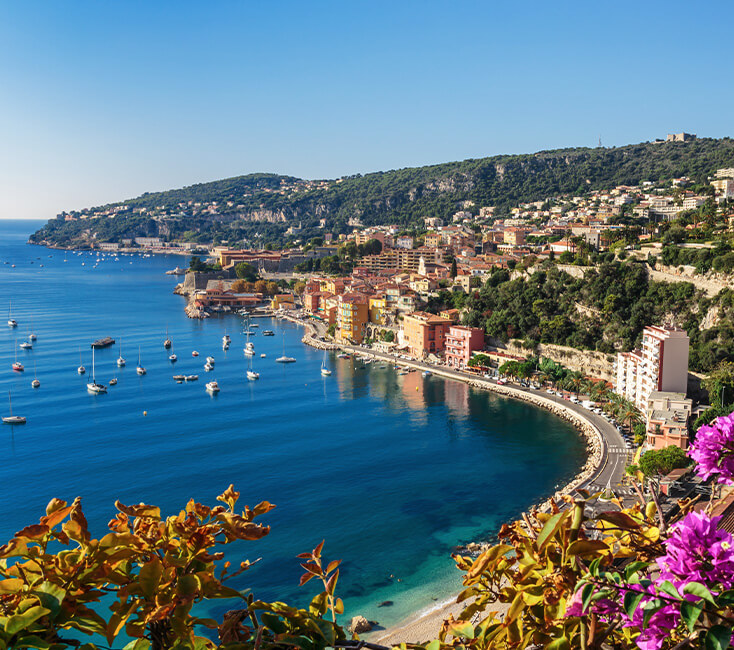
#> input picture pythontrail1/images/Cote-dAzur.jpg, 734 x 650 px, found by its file name
$ python image_transformation.py
#> lines starting #> are read from the running program, lines starting #| are printed output that depends on the picture
#> further down, img1 is the input picture: shape (650, 734, 3); mean B, G, R 131.7, 120.1, 95.5
import cv2 as cv
import numpy as np

"""
What is Image Transformation ?

Image transformation means changing the position, size, or orientation of an image.
Instead of changing the pixels themselves, we change where the pixels appear in the image
plane.

Common image transformations in OpenCV:

Transformation	                Meaning
====================================================
Translation	                    Move image left/right/up/down
Rotation	                    Rotate image
Scaling	                        Resize image
Affine transformation	        Combination of rotation, translation, scaling
Perspective transformation	    Change viewing angle
"""

def translate(img,x,y):
#> called with x = -100, y = -100
    transMat=np.float32([[1,0,x],[0,1,y]])
    dimensions=(img.shape[1],img.shape[0])
#> dimensions = (734, 650)
    return cv.warpAffine(img,transMat,dimensions)
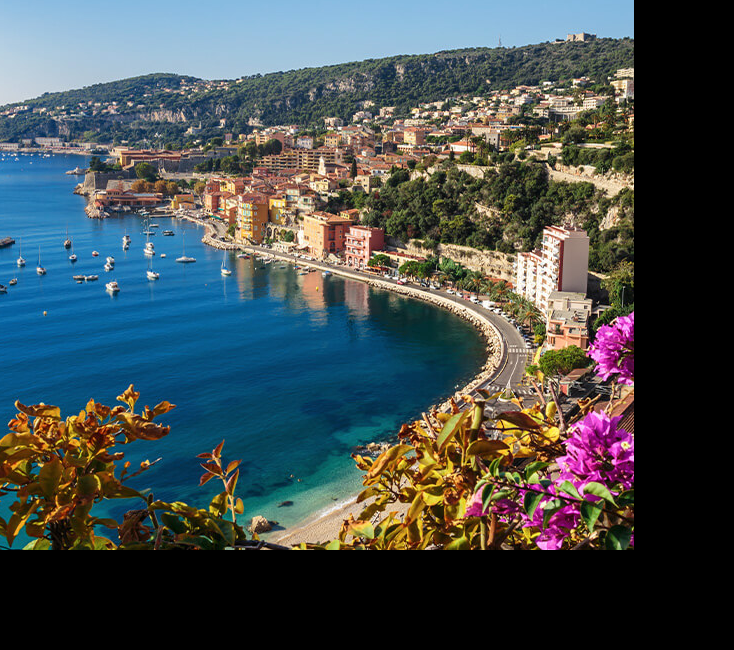
#> returned value: shape (650, 734, 3); mean of channels 0, 1, 2 80.2, 78.5, 68.7; drawn as B, G, R

#x > 0	move right
#x < 0	move left
#y > 0	move down
#y < 0	move up

def rotate(img,angle,rotPoint=None):
#> called with angle = 60
    (height,width)=img.shape[:2]
#> height = 650; width = 734
    if rotPoint is None:
        rotPoint=(width//2,height//2)
#> rotPoint = (367, 325)
    rotMat=cv.getRotationMatrix2D(rotPoint,angle,1.0)
    dimensions=(width,height)
#> dimensions = (734, 650)
    return cv.warpAffine(img,rotMat,dimensions)
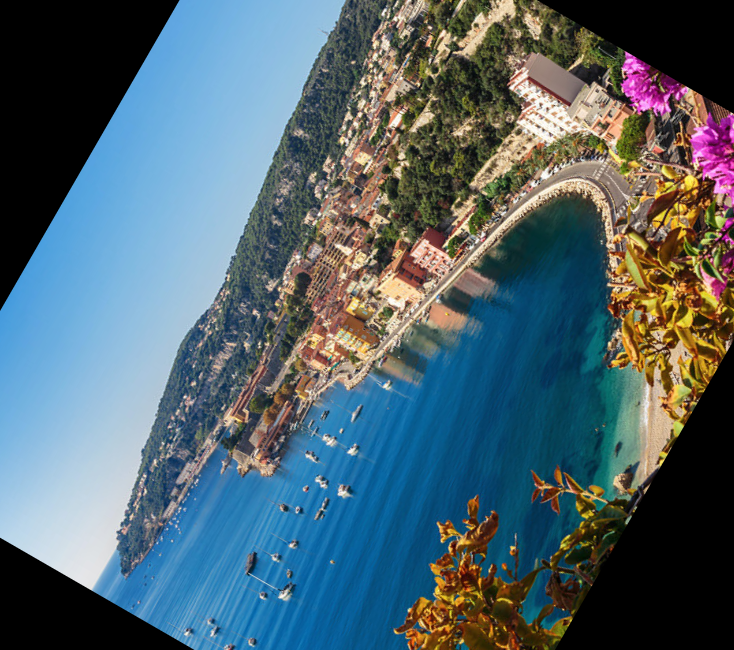
#> returned value: shape (650, 734, 3); mean of channels 0, 1, 2 110.2, 100.8, 80.2; drawn as B, G, R

img1=cv.imread("D:/pythontrail1/images/Cote-dAzur.jpg")
cv.imshow("France",img1)

translated=translate(img1,-100,-100)
cv.imshow("Translated",translated)

rotated=rotate(img1,60)
cv.imshow("Rotated",rotated)

rotated_rotated=rotate(rotated,-90 )
#> call 2 of rotate, with angle = -90
#> in rotate (call 2), `return cv.warpAffine(img,rotMat,dimensions)`:
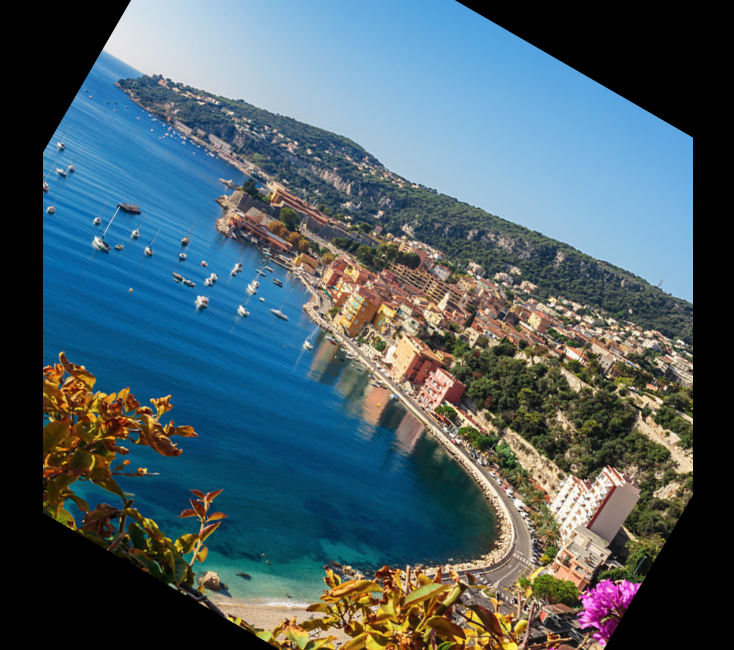
#> returned value: shape (650, 734, 3); mean of channels 0, 1, 2 103, 94.3, 73.8; drawn as B, G, R
cv.imshow("Rotated_Rotated",rotated_rotated)

cv.waitKey(0)

$ run again, with pythontrail1/images/Cute-Cat-Wallpaper-HD.jpg copied over pythontrail1/images/Cote-dAzur.jpg
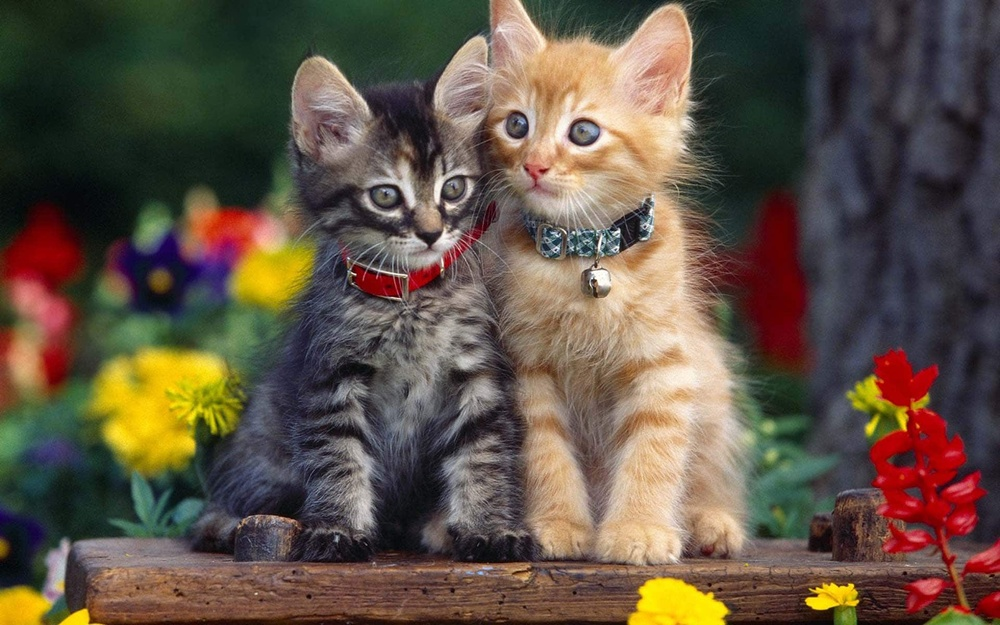
#> input picture pythontrail1/images/Cute-Cat-Wallpaper-HD.jpg, 1000 x 625 px, shrunk from 1920 x 1200 before the run, found by its file name
#> img1 is the input picture: shape (625, 1000, 3); mean B, G, R 69.7, 83.4, 97.3
#> in rotate, `return cv.warpAffine(img,rotMat,dimensions)`:
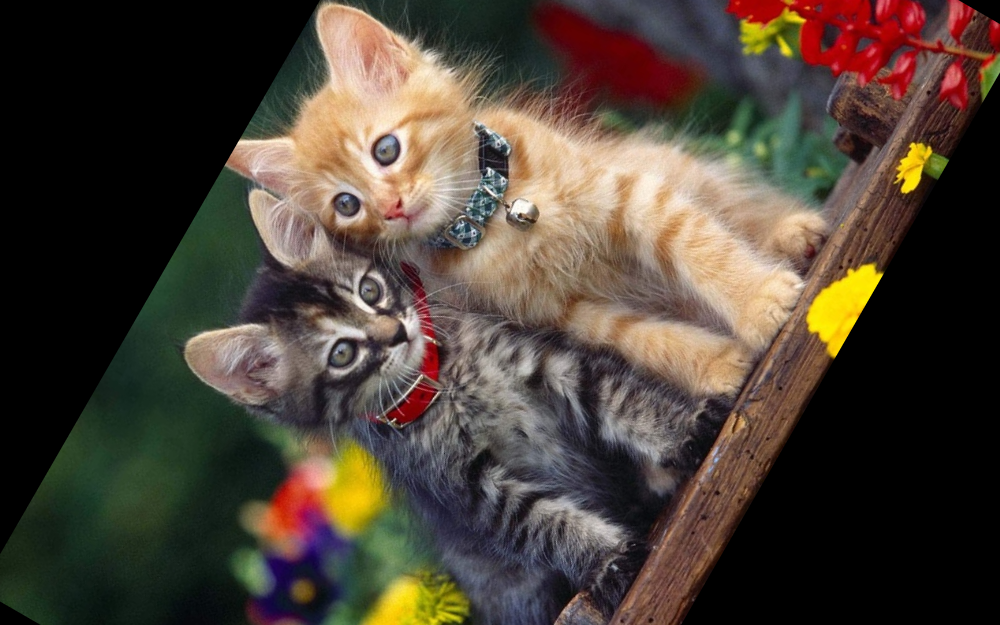
#> returned value: shape (625, 1000, 3); mean of channels 0, 1, 2 54.6, 65.4, 76.4; drawn as B, G, R
#> in rotate (call 2), `return cv.warpAffine(img,rotMat,dimensions)`:
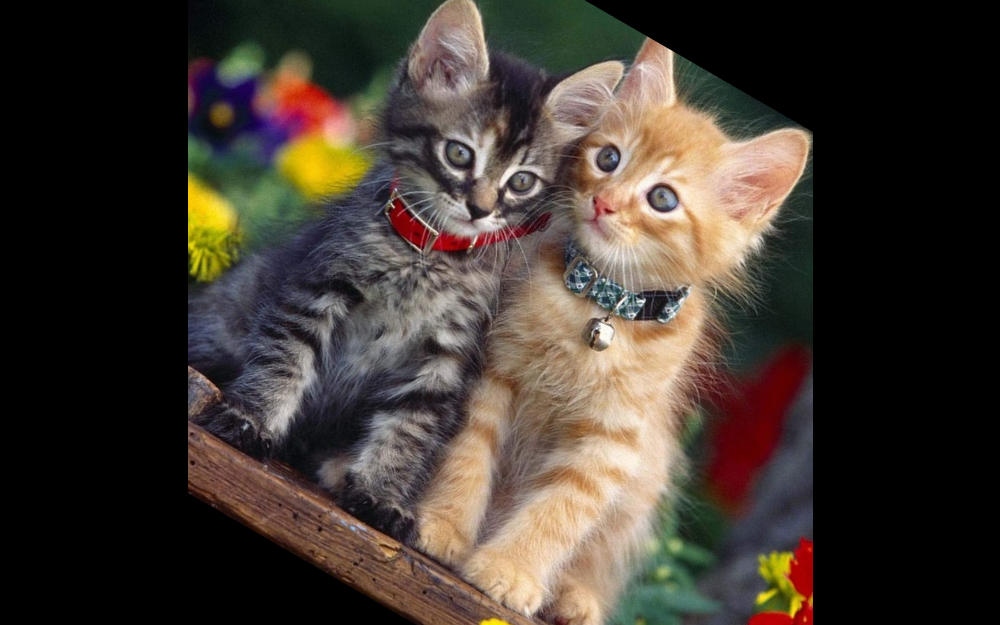
#> returned value: shape (625, 1000, 3); mean of channels 0, 1, 2 49.3, 57.1, 66; drawn as B, G, R

$ run again, with pythontrail1/images/cat3.jpg copied over pythontrail1/images/Cote-dAzur.jpg
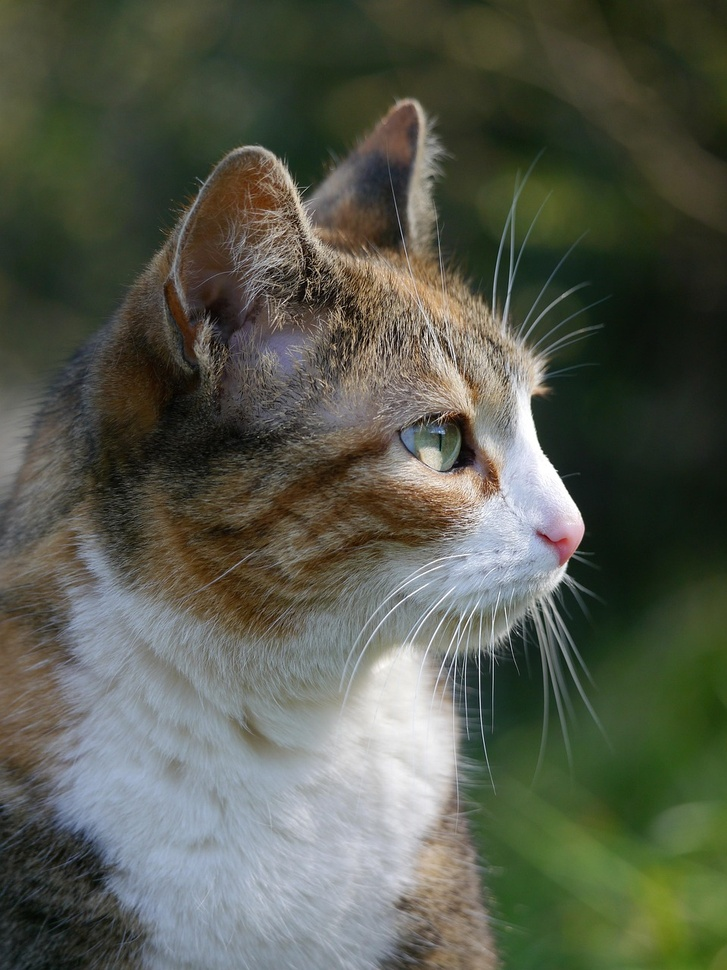
#> input picture pythontrail1/images/cat3.jpg, 727 x 970 px, shrunk from 960 x 1280 before the run, found by its file name
#> img1 is the input picture: shape (970, 727, 3); mean B, G, R 77.5, 90.8, 86.7
#> in rotate, `return cv.warpAffine(img,rotMat,dimensions)`:
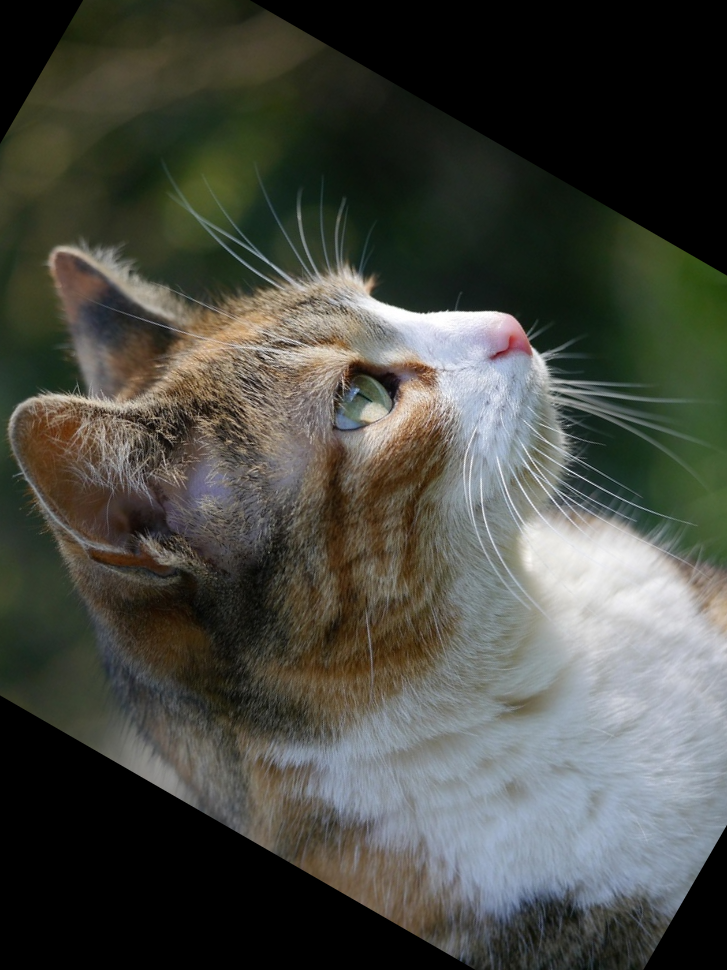
#> returned value: shape (970, 727, 3); mean of channels 0, 1, 2 66.6, 73.8, 72.4; drawn as B, G, R
#> in rotate (call 2), `return cv.warpAffine(img,rotMat,dimensions)`:
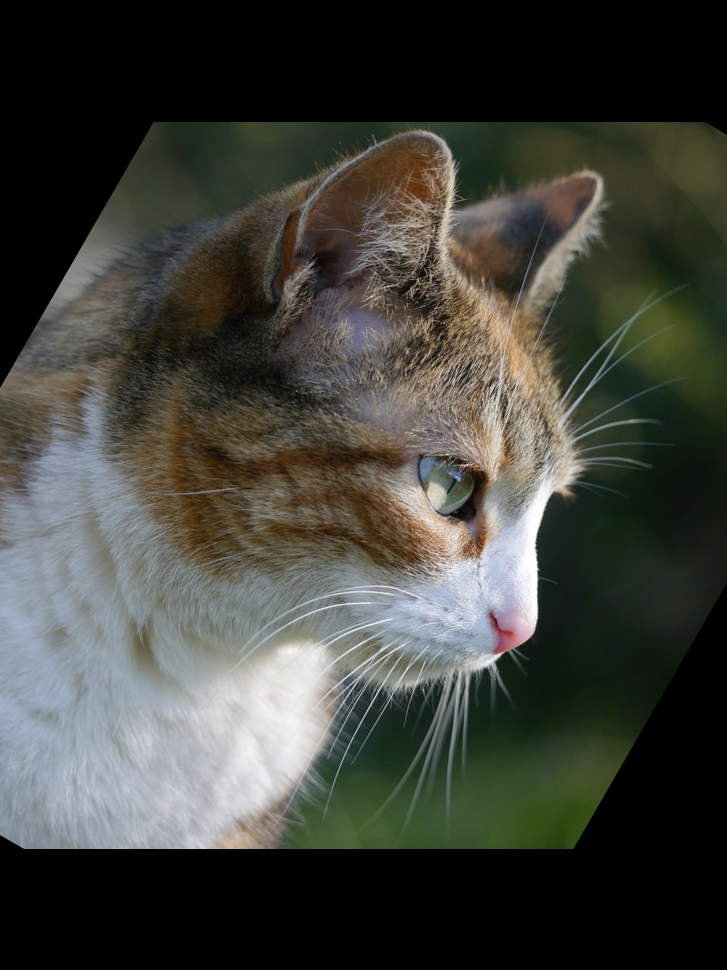
#> returned value: shape (970, 727, 3); mean of channels 0, 1, 2 59.5, 66, 64.7; drawn as B, G, R
